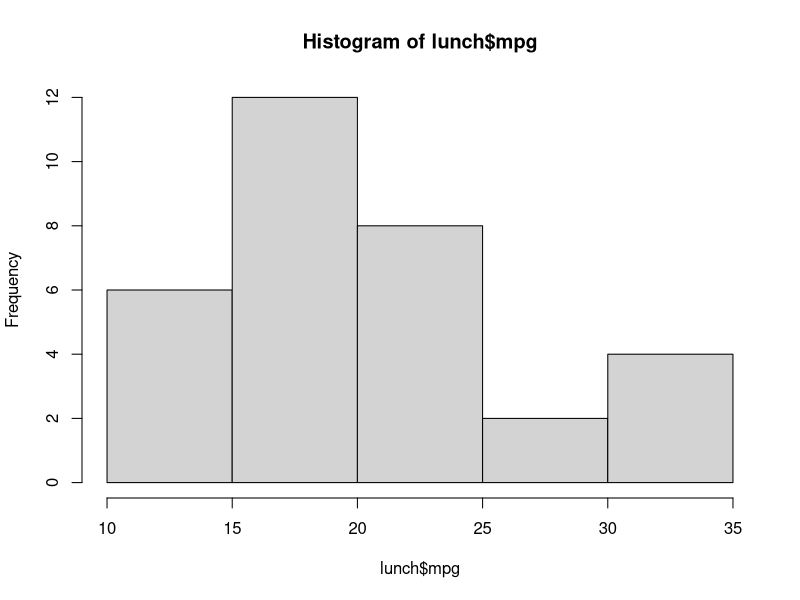

The R script that drew this image: (Note: this script raises an error after producing the figure.)
#Data Cleansing
#Step 1:Understanding Data
#read data 
lunch <- mtcars

#Viewing its class
class(lunch)

#Dimension of the data
dim(lunch)

#View the column names
names(lunch)

#Structure of the data: provides compact summary of its internal structures (Rows are obsevations and columns are variables)
str(lunch)

#load dplyr
install.packages("dplyr")
library(dplyr)

#similar to str, dplyr has a function callled glimpse
glimpse(lunch)

#summary of distribution of each column
summary(lunch)

#Exploring the data
#Display first 15 rows
head(lunch, n=15)

#Displays last 15 rows
tail(lunch, n=15)

#Visualize the data
hist(lunch$mpg)

#Step 3: Tidying data
install.packages("tidyr")
library("tidyr")

#Expands the columns into rows
data_long <-gather(lunch, vs, sm)

#shrink rows to columns
spread(data_long,vs, sm)

#Separating a column having two data
separate(lunch, colName, c("new column name","new column name"), sep ="-")

#Unite the two columns
unite(lunch, new_column, column1_join, column2_join , sep="-") #default is _

#Common symptoms of messy data





